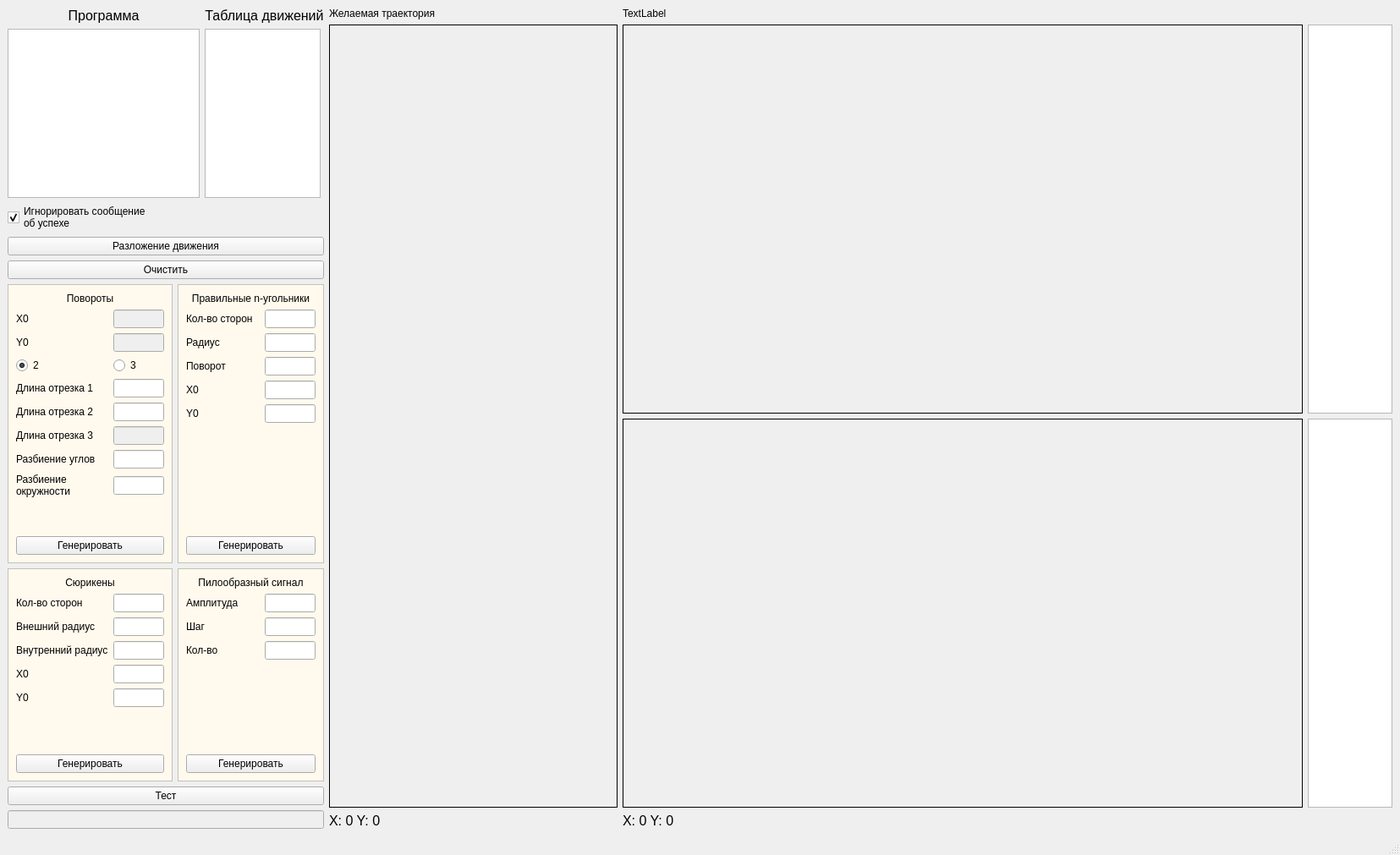
<?xml version="1.0" encoding="UTF-8"?>
<ui version="4.0">
 <class>QMW_MAIN</class>
 <widget class="QMainWindow" name="QMW_MAIN">
  <property name="geometry">
   <rect>
    <x>0</x>
    <y>0</y>
    <width>1655</width>
    <height>1011</height>
   </rect>
  </property>
  <property name="windowTitle">
   <string>QMW_MAIN</string>
  </property>
  <widget class="QWidget" name="centralwidget">
   <layout class="QHBoxLayout" name="horizontalLayout">
    <item>
     <layout class="QGridLayout" name="gridLayout_14">
      <item row="0" column="0">
       <layout class="QGridLayout" name="gridLayout_13">
        <item row="0" column="0">
         <widget class="QLabel" name="label">
          <property name="font">
           <font>
            <pointsize>12</pointsize>
           </font>
          </property>
          <property name="text">
           <string>Программа</string>
          </property>
          <property name="alignment">
           <set>Qt::AlignCenter</set>
          </property>
         </widget>
        </item>
        <item row="0" column="1">
         <widget class="QLabel" name="label_2">
          <property name="font">
           <font>
            <pointsize>12</pointsize>
           </font>
          </property>
          <property name="text">
           <string>Таблица движений</string>
          </property>
          <property name="alignment">
           <set>Qt::AlignCenter</set>
          </property>
         </widget>
        </item>
        <item row="1" column="0">
         <widget class="QTextEdit" name="TE_LINES">
          <property name="sizePolicy">
           <sizepolicy hsizetype="Minimum" vsizetype="Expanding">
            <horstretch>0</horstretch>
            <verstretch>0</verstretch>
           </sizepolicy>
          </property>
          <property name="maximumSize">
           <size>
            <width>227</width>
            <height>16777215</height>
           </size>
          </property>
          <property name="font">
           <font>
            <pointsize>12</pointsize>
           </font>
          </property>
         </widget>
        </item>
        <item row="1" column="1">
         <widget class="QTextBrowser" name="TB_MOVE_TABLE">
          <property name="sizePolicy">
           <sizepolicy hsizetype="Minimum" vsizetype="Expanding">
            <horstretch>0</horstretch>
            <verstretch>0</verstretch>
           </sizepolicy>
          </property>
          <property name="maximumSize">
           <size>
            <width>137</width>
            <height>16777215</height>
           </size>
          </property>
         </widget>
        </item>
       </layout>
      </item>
      <item row="1" column="0">
       <widget class="QCheckBox" name="CB_IGNORE_SUCCESS_QMB">
        <property name="text">
         <string>Игнорировать сообщение
об успехе</string>
        </property>
        <property name="checked">
         <bool>true</bool>
        </property>
       </widget>
      </item>
      <item row="2" column="0">
       <widget class="QPushButton" name="PB_CALC_MOTION">
        <property name="text">
         <string>Разложение движения</string>
        </property>
       </widget>
      </item>
      <item row="3" column="0">
       <widget class="QPushButton" name="PB_CLEAR">
        <property name="text">
         <string>Очистить</string>
        </property>
       </widget>
      </item>
      <item row="4" column="0">
       <layout class="QGridLayout" name="gridLayout_12">
        <item row="0" column="1">
         <widget class="QFrame" name="frame_2">
          <property name="styleSheet">
           <string notr="true">QFrame {
	background-color: rgb(255, 250, 237);
}</string>
          </property>
          <property name="frameShape">
           <enum>QFrame::StyledPanel</enum>
          </property>
          <property name="frameShadow">
           <enum>QFrame::Raised</enum>
          </property>
          <layout class="QGridLayout" name="gridLayout_7">
           <item row="1" column="0">
            <layout class="QGridLayout" name="gridLayout_5">
             <item row="3" column="0">
              <widget class="QLabel" name="L_X0_POLYGON">
               <property name="text">
                <string>X0</string>
               </property>
              </widget>
             </item>
             <item row="4" column="0">
              <widget class="QLabel" name="L_Y0_POLYGON">
               <property name="text">
                <string>Y0</string>
               </property>
              </widget>
             </item>
             <item row="2" column="0">
              <widget class="QLabel" name="L_ANGLE_POLYGON">
               <property name="text">
                <string>Поворот</string>
               </property>
              </widget>
             </item>
             <item row="0" column="0">
              <widget class="QLabel" name="L_SEG_COUNT_POLYGON">
               <property name="text">
                <string>Кол-во сторон</string>
               </property>
              </widget>
             </item>
             <item row="2" column="1">
              <widget class="QLineEdit" name="LE_ANGLE_POLYGON">
               <property name="sizePolicy">
                <sizepolicy hsizetype="Minimum" vsizetype="Fixed">
                 <horstretch>0</horstretch>
                 <verstretch>0</verstretch>
                </sizepolicy>
               </property>
               <property name="maximumSize">
                <size>
                 <width>60</width>
                 <height>16777215</height>
                </size>
               </property>
              </widget>
             </item>
             <item row="1" column="0">
              <widget class="QLabel" name="L_SEG_LENGTH_POLYGON">
               <property name="text">
                <string>Радиус</string>
               </property>
              </widget>
             </item>
             <item row="0" column="1">
              <widget class="QLineEdit" name="LE_SEG_COUNT_POLYGON">
               <property name="sizePolicy">
                <sizepolicy hsizetype="Minimum" vsizetype="Fixed">
                 <horstretch>0</horstretch>
                 <verstretch>0</verstretch>
                </sizepolicy>
               </property>
               <property name="maximumSize">
                <size>
                 <width>60</width>
                 <height>16777215</height>
                </size>
               </property>
              </widget>
             </item>
             <item row="4" column="1">
              <widget class="QLineEdit" name="LE_Y0_POLYGON">
               <property name="enabled">
                <bool>true</bool>
               </property>
               <property name="sizePolicy">
                <sizepolicy hsizetype="Minimum" vsizetype="Fixed">
                 <horstretch>0</horstretch>
                 <verstretch>0</verstretch>
                </sizepolicy>
               </property>
               <property name="maximumSize">
                <size>
                 <width>60</width>
                 <height>16777215</height>
                </size>
               </property>
              </widget>
             </item>
             <item row="3" column="1">
              <widget class="QLineEdit" name="LE_X0_POLYGON">
               <property name="enabled">
                <bool>true</bool>
               </property>
               <property name="sizePolicy">
                <sizepolicy hsizetype="Minimum" vsizetype="Fixed">
                 <horstretch>0</horstretch>
                 <verstretch>0</verstretch>
                </sizepolicy>
               </property>
               <property name="maximumSize">
                <size>
                 <width>60</width>
                 <height>16777215</height>
                </size>
               </property>
              </widget>
             </item>
             <item row="1" column="1">
              <widget class="QLineEdit" name="LE_SEG_LENGTH_POLYGON">
               <property name="sizePolicy">
                <sizepolicy hsizetype="Minimum" vsizetype="Fixed">
                 <horstretch>0</horstretch>
                 <verstretch>0</verstretch>
                </sizepolicy>
               </property>
               <property name="maximumSize">
                <size>
                 <width>60</width>
                 <height>16777215</height>
                </size>
               </property>
              </widget>
             </item>
            </layout>
           </item>
           <item row="3" column="0">
            <widget class="QPushButton" name="PB_GENERATE_POLYGON">
             <property name="text">
              <string>Генерировать</string>
             </property>
            </widget>
           </item>
           <item row="0" column="0">
            <widget class="QLabel" name="L_POLYGON">
             <property name="text">
              <string>Правильные n-угольники</string>
             </property>
             <property name="alignment">
              <set>Qt::AlignCenter</set>
             </property>
            </widget>
           </item>
           <item row="2" column="0">
            <spacer name="verticalSpacer_2">
             <property name="orientation">
              <enum>Qt::Vertical</enum>
             </property>
             <property name="sizeHint" stdset="0">
              <size>
               <width>20</width>
               <height>40</height>
              </size>
             </property>
            </spacer>
           </item>
          </layout>
         </widget>
        </item>
        <item row="0" column="0">
         <widget class="QFrame" name="frame">
          <property name="styleSheet">
           <string notr="true">QFrame {
	background-color: rgb(255, 250, 237);
}</string>
          </property>
          <property name="frameShape">
           <enum>QFrame::StyledPanel</enum>
          </property>
          <property name="frameShadow">
           <enum>QFrame::Raised</enum>
          </property>
          <layout class="QGridLayout" name="gridLayout_6">
           <item row="3" column="0">
            <widget class="QPushButton" name="PB_GENERATE_TURN">
             <property name="text">
              <string>Генерировать</string>
             </property>
            </widget>
           </item>
           <item row="1" column="0">
            <layout class="QGridLayout" name="gridLayout_4">
             <item row="2" column="1">
              <widget class="QRadioButton" name="RB_SEGC_COUNT_3_TURN">
               <property name="text">
                <string>3</string>
               </property>
              </widget>
             </item>
             <item row="0" column="0">
              <widget class="QLabel" name="L_X0_TURN">
               <property name="text">
                <string>X0</string>
               </property>
              </widget>
             </item>
             <item row="1" column="0">
              <widget class="QLabel" name="L_Y0_TURN">
               <property name="text">
                <string>Y0</string>
               </property>
              </widget>
             </item>
             <item row="2" column="0">
              <widget class="QRadioButton" name="RB_SEGC_COUNT_2_TURN">
               <property name="text">
                <string>2</string>
               </property>
               <property name="checked">
                <bool>true</bool>
               </property>
              </widget>
             </item>
             <item row="5" column="0">
              <widget class="QLabel" name="L_SEG3_LENGTH_TURN">
               <property name="text">
                <string>Длина отрезка 3</string>
               </property>
              </widget>
             </item>
             <item row="4" column="1">
              <widget class="QLineEdit" name="LE_SEG2_LENGTH_TURN">
               <property name="sizePolicy">
                <sizepolicy hsizetype="Minimum" vsizetype="Fixed">
                 <horstretch>0</horstretch>
                 <verstretch>0</verstretch>
                </sizepolicy>
               </property>
               <property name="maximumSize">
                <size>
                 <width>60</width>
                 <height>16777215</height>
                </size>
               </property>
              </widget>
             </item>
             <item row="6" column="0">
              <widget class="QLabel" name="L_ANGLE_DIV_TURN">
               <property name="text">
                <string>Разбиение углов</string>
               </property>
              </widget>
             </item>
             <item row="6" column="1">
              <widget class="QLineEdit" name="LE_ANGLE_DIV_TURN">
               <property name="sizePolicy">
                <sizepolicy hsizetype="Minimum" vsizetype="Fixed">
                 <horstretch>0</horstretch>
                 <verstretch>0</verstretch>
                </sizepolicy>
               </property>
               <property name="maximumSize">
                <size>
                 <width>60</width>
                 <height>16777215</height>
                </size>
               </property>
              </widget>
             </item>
             <item row="1" column="1">
              <widget class="QLineEdit" name="LE_Y0_TURN">
               <property name="enabled">
                <bool>false</bool>
               </property>
               <property name="sizePolicy">
                <sizepolicy hsizetype="Minimum" vsizetype="Fixed">
                 <horstretch>0</horstretch>
                 <verstretch>0</verstretch>
                </sizepolicy>
               </property>
               <property name="maximumSize">
                <size>
                 <width>60</width>
                 <height>16777215</height>
                </size>
               </property>
              </widget>
             </item>
             <item row="4" column="0">
              <widget class="QLabel" name="L_SEG2_LENGTH_TURN">
               <property name="text">
                <string>Длина отрезка 2</string>
               </property>
              </widget>
             </item>
             <item row="5" column="1">
              <widget class="QLineEdit" name="LE_SEG3_LENGTH_TURN">
               <property name="enabled">
                <bool>false</bool>
               </property>
               <property name="sizePolicy">
                <sizepolicy hsizetype="Minimum" vsizetype="Fixed">
                 <horstretch>0</horstretch>
                 <verstretch>0</verstretch>
                </sizepolicy>
               </property>
               <property name="maximumSize">
                <size>
                 <width>60</width>
                 <height>16777215</height>
                </size>
               </property>
              </widget>
             </item>
             <item row="3" column="0">
              <widget class="QLabel" name="L_SEG1_LENGTH_TURN">
               <property name="text">
                <string>Длина отрезка 1</string>
               </property>
              </widget>
             </item>
             <item row="0" column="1">
              <widget class="QLineEdit" name="LE_X0_TURN">
               <property name="enabled">
                <bool>false</bool>
               </property>
               <property name="sizePolicy">
                <sizepolicy hsizetype="Minimum" vsizetype="Fixed">
                 <horstretch>0</horstretch>
                 <verstretch>0</verstretch>
                </sizepolicy>
               </property>
               <property name="maximumSize">
                <size>
                 <width>60</width>
                 <height>16777215</height>
                </size>
               </property>
              </widget>
             </item>
             <item row="3" column="1">
              <widget class="QLineEdit" name="LE_SEG1_LENGTH_TURN">
               <property name="sizePolicy">
                <sizepolicy hsizetype="Minimum" vsizetype="Fixed">
                 <horstretch>0</horstretch>
                 <verstretch>0</verstretch>
                </sizepolicy>
               </property>
               <property name="maximumSize">
                <size>
                 <width>60</width>
                 <height>16777215</height>
                </size>
               </property>
              </widget>
             </item>
             <item row="7" column="0">
              <widget class="QLabel" name="L_CIRCLE_DIV_TURN">
               <property name="text">
                <string>Разбиение
окружности</string>
               </property>
              </widget>
             </item>
             <item row="7" column="1">
              <widget class="QLineEdit" name="LE_CIRCLE_DIV_TURN">
               <property name="sizePolicy">
                <sizepolicy hsizetype="Minimum" vsizetype="Fixed">
                 <horstretch>0</horstretch>
                 <verstretch>0</verstretch>
                </sizepolicy>
               </property>
               <property name="maximumSize">
                <size>
                 <width>60</width>
                 <height>16777215</height>
                </size>
               </property>
              </widget>
             </item>
            </layout>
           </item>
           <item row="0" column="0">
            <widget class="QLabel" name="L_TURN">
             <property name="text">
              <string>Повороты</string>
             </property>
             <property name="alignment">
              <set>Qt::AlignCenter</set>
             </property>
            </widget>
           </item>
           <item row="2" column="0">
            <spacer name="verticalSpacer">
             <property name="orientation">
              <enum>Qt::Vertical</enum>
             </property>
             <property name="sizeHint" stdset="0">
              <size>
               <width>20</width>
               <height>40</height>
              </size>
             </property>
            </spacer>
           </item>
          </layout>
         </widget>
        </item>
        <item row="1" column="0">
         <widget class="QFrame" name="frame_3">
          <property name="styleSheet">
           <string notr="true">QFrame {
	background-color: rgb(255, 250, 237);
}</string>
          </property>
          <property name="frameShape">
           <enum>QFrame::StyledPanel</enum>
          </property>
          <property name="frameShadow">
           <enum>QFrame::Raised</enum>
          </property>
          <layout class="QGridLayout" name="gridLayout_9">
           <item row="0" column="0">
            <widget class="QLabel" name="L_POLYGON_2">
             <property name="text">
              <string>Сюрикены</string>
             </property>
             <property name="alignment">
              <set>Qt::AlignCenter</set>
             </property>
            </widget>
           </item>
           <item row="3" column="0">
            <widget class="QPushButton" name="PB_GENERATE_NINJA">
             <property name="text">
              <string>Генерировать</string>
             </property>
            </widget>
           </item>
           <item row="1" column="0">
            <layout class="QGridLayout" name="gridLayout_8">
             <item row="1" column="0">
              <widget class="QLabel" name="L_OUTER_RADIUS_NINJA">
               <property name="text">
                <string>Внешний радиус</string>
               </property>
              </widget>
             </item>
             <item row="0" column="0">
              <widget class="QLabel" name="L_SEG_COUNT_NINJA">
               <property name="text">
                <string>Кол-во сторон</string>
               </property>
              </widget>
             </item>
             <item row="1" column="1">
              <widget class="QLineEdit" name="LE_OUTER_RADIUS_NINJA">
               <property name="sizePolicy">
                <sizepolicy hsizetype="Minimum" vsizetype="Fixed">
                 <horstretch>0</horstretch>
                 <verstretch>0</verstretch>
                </sizepolicy>
               </property>
               <property name="maximumSize">
                <size>
                 <width>60</width>
                 <height>16777215</height>
                </size>
               </property>
              </widget>
             </item>
             <item row="3" column="1">
              <widget class="QLineEdit" name="LE_X0_NINJA">
               <property name="enabled">
                <bool>true</bool>
               </property>
               <property name="sizePolicy">
                <sizepolicy hsizetype="Minimum" vsizetype="Fixed">
                 <horstretch>0</horstretch>
                 <verstretch>0</verstretch>
                </sizepolicy>
               </property>
               <property name="maximumSize">
                <size>
                 <width>60</width>
                 <height>16777215</height>
                </size>
               </property>
              </widget>
             </item>
             <item row="2" column="1">
              <widget class="QLineEdit" name="LE_INNEAR_RADIUS_NINJA">
               <property name="sizePolicy">
                <sizepolicy hsizetype="Minimum" vsizetype="Fixed">
                 <horstretch>0</horstretch>
                 <verstretch>0</verstretch>
                </sizepolicy>
               </property>
               <property name="maximumSize">
                <size>
                 <width>60</width>
                 <height>16777215</height>
                </size>
               </property>
              </widget>
             </item>
             <item row="3" column="0">
              <widget class="QLabel" name="L_X0_NINJA">
               <property name="text">
                <string>X0</string>
               </property>
              </widget>
             </item>
             <item row="0" column="1">
              <widget class="QLineEdit" name="LE_SEG_COUNT_NINJA">
               <property name="sizePolicy">
                <sizepolicy hsizetype="Minimum" vsizetype="Fixed">
                 <horstretch>0</horstretch>
                 <verstretch>0</verstretch>
                </sizepolicy>
               </property>
               <property name="maximumSize">
                <size>
                 <width>60</width>
                 <height>16777215</height>
                </size>
               </property>
              </widget>
             </item>
             <item row="2" column="0">
              <widget class="QLabel" name="L_INNEAR_RADIUS_NINJA">
               <property name="text">
                <string>Внутренний радиус</string>
               </property>
              </widget>
             </item>
             <item row="4" column="0">
              <widget class="QLabel" name="L_Y0_NINJA">
               <property name="text">
                <string>Y0</string>
               </property>
              </widget>
             </item>
             <item row="4" column="1">
              <widget class="QLineEdit" name="LE_Y0_NINJA">
               <property name="enabled">
                <bool>true</bool>
               </property>
               <property name="sizePolicy">
                <sizepolicy hsizetype="Minimum" vsizetype="Fixed">
                 <horstretch>0</horstretch>
                 <verstretch>0</verstretch>
                </sizepolicy>
               </property>
               <property name="maximumSize">
                <size>
                 <width>60</width>
                 <height>16777215</height>
                </size>
               </property>
              </widget>
             </item>
            </layout>
           </item>
           <item row="2" column="0">
            <spacer name="verticalSpacer_3">
             <property name="orientation">
              <enum>Qt::Vertical</enum>
             </property>
             <property name="sizeHint" stdset="0">
              <size>
               <width>20</width>
               <height>50</height>
              </size>
             </property>
            </spacer>
           </item>
          </layout>
         </widget>
        </item>
        <item row="1" column="1">
         <widget class="QFrame" name="frame_4">
          <property name="styleSheet">
           <string notr="true">QFrame {
	background-color: rgb(255, 250, 237);
}</string>
          </property>
          <property name="frameShape">
           <enum>QFrame::StyledPanel</enum>
          </property>
          <property name="frameShadow">
           <enum>QFrame::Raised</enum>
          </property>
          <layout class="QGridLayout" name="gridLayout_11">
           <item row="4" column="0">
            <widget class="QPushButton" name="PB_GENERATE_SAW">
             <property name="text">
              <string>Генерировать</string>
             </property>
            </widget>
           </item>
           <item row="0" column="0">
            <widget class="QLabel" name="L_POLYGON_3">
             <property name="text">
              <string>Пилообразный сигнал</string>
             </property>
             <property name="alignment">
              <set>Qt::AlignCenter</set>
             </property>
            </widget>
           </item>
           <item row="1" column="0">
            <layout class="QGridLayout" name="gridLayout_10">
             <item row="1" column="1">
              <widget class="QLineEdit" name="LE_STEP_SAW">
               <property name="sizePolicy">
                <sizepolicy hsizetype="Minimum" vsizetype="Fixed">
                 <horstretch>0</horstretch>
                 <verstretch>0</verstretch>
                </sizepolicy>
               </property>
               <property name="maximumSize">
                <size>
                 <width>60</width>
                 <height>16777215</height>
                </size>
               </property>
              </widget>
             </item>
             <item row="1" column="0">
              <widget class="QLabel" name="L_STEP_SAW">
               <property name="text">
                <string>Шаг</string>
               </property>
              </widget>
             </item>
             <item row="0" column="1">
              <widget class="QLineEdit" name="LE_A_SAW">
               <property name="sizePolicy">
                <sizepolicy hsizetype="Minimum" vsizetype="Fixed">
                 <horstretch>0</horstretch>
                 <verstretch>0</verstretch>
                </sizepolicy>
               </property>
               <property name="maximumSize">
                <size>
                 <width>60</width>
                 <height>16777215</height>
                </size>
               </property>
              </widget>
             </item>
             <item row="0" column="0">
              <widget class="QLabel" name="L_A_SAW">
               <property name="text">
                <string>Амплитуда</string>
               </property>
              </widget>
             </item>
             <item row="2" column="0">
              <widget class="QLabel" name="L_COUNT_SAW">
               <property name="text">
                <string>Кол-во</string>
               </property>
              </widget>
             </item>
             <item row="2" column="1">
              <widget class="QLineEdit" name="LE_COUNT_SAW">
               <property name="sizePolicy">
                <sizepolicy hsizetype="Minimum" vsizetype="Fixed">
                 <horstretch>0</horstretch>
                 <verstretch>0</verstretch>
                </sizepolicy>
               </property>
               <property name="maximumSize">
                <size>
                 <width>60</width>
                 <height>16777215</height>
                </size>
               </property>
              </widget>
             </item>
            </layout>
           </item>
           <item row="3" column="0">
            <spacer name="verticalSpacer_4">
             <property name="orientation">
              <enum>Qt::Vertical</enum>
             </property>
             <property name="sizeHint" stdset="0">
              <size>
               <width>20</width>
               <height>25</height>
              </size>
             </property>
            </spacer>
           </item>
          </layout>
         </widget>
        </item>
       </layout>
      </item>
      <item row="5" column="0">
       <widget class="QPushButton" name="PB_TEST">
        <property name="text">
         <string>Тест</string>
        </property>
       </widget>
      </item>
      <item row="6" column="0">
       <widget class="QLineEdit" name="LE_TEST_FILENAME">
        <property name="enabled">
         <bool>false</bool>
        </property>
        <property name="sizePolicy">
         <sizepolicy hsizetype="Minimum" vsizetype="Fixed">
          <horstretch>0</horstretch>
          <verstretch>0</verstretch>
         </sizepolicy>
        </property>
       </widget>
      </item>
     </layout>
    </item>
    <item>
     <layout class="QGridLayout" name="gridLayout">
      <item row="0" column="0">
       <widget class="QLabel" name="label_3">
        <property name="text">
         <string>Желаемая траектория</string>
        </property>
       </widget>
      </item>
      <item row="1" column="0">
       <widget class="QCustomPlot" name="CP_TRAJECTORY" native="true">
        <property name="sizePolicy">
         <sizepolicy hsizetype="Minimum" vsizetype="Expanding">
          <horstretch>0</horstretch>
          <verstretch>0</verstretch>
         </sizepolicy>
        </property>
        <property name="minimumSize">
         <size>
          <width>341</width>
          <height>0</height>
         </size>
        </property>
        <property name="styleSheet">
         <string notr="true">border: 1px solid #000;</string>
        </property>
       </widget>
      </item>
      <item row="2" column="0">
       <widget class="QLabel" name="L_TRAJECTORY_COORD">
        <property name="font">
         <font>
          <pointsize>12</pointsize>
         </font>
        </property>
        <property name="text">
         <string>X: 0 Y: 0</string>
        </property>
       </widget>
      </item>
     </layout>
    </item>
    <item>
     <layout class="QGridLayout" name="gridLayout_3">
      <item row="0" column="0">
       <widget class="QLabel" name="label_4">
        <property name="text">
         <string>TextLabel</string>
        </property>
       </widget>
      </item>
      <item row="1" column="0">
       <layout class="QGridLayout" name="gridLayout_2">
        <item row="0" column="0">
         <widget class="QCustomPlot" name="CP_VELOCITY_X" native="true">
          <property name="styleSheet">
           <string notr="true">border: 1px solid #000;</string>
          </property>
         </widget>
        </item>
        <item row="0" column="1">
         <widget class="QTextBrowser" name="TB_LOG_X">
          <property name="sizePolicy">
           <sizepolicy hsizetype="Fixed" vsizetype="Expanding">
            <horstretch>0</horstretch>
            <verstretch>0</verstretch>
           </sizepolicy>
          </property>
          <property name="maximumSize">
           <size>
            <width>100</width>
            <height>16777215</height>
           </size>
          </property>
         </widget>
        </item>
        <item row="1" column="0">
         <widget class="QCustomPlot" name="CP_VELOCITY_Y" native="true">
          <property name="sizePolicy">
           <sizepolicy hsizetype="Expanding" vsizetype="Preferred">
            <horstretch>0</horstretch>
            <verstretch>0</verstretch>
           </sizepolicy>
          </property>
          <property name="styleSheet">
           <string notr="true">border: 1px solid #000;</string>
          </property>
         </widget>
        </item>
        <item row="1" column="1">
         <widget class="QTextBrowser" name="TB_LOG_Y">
          <property name="sizePolicy">
           <sizepolicy hsizetype="Fixed" vsizetype="Expanding">
            <horstretch>0</horstretch>
            <verstretch>0</verstretch>
           </sizepolicy>
          </property>
          <property name="maximumSize">
           <size>
            <width>100</width>
            <height>16777215</height>
           </size>
          </property>
         </widget>
        </item>
       </layout>
      </item>
      <item row="2" column="0">
       <widget class="QLabel" name="L_VELOCITY_COORD">
        <property name="font">
         <font>
          <pointsize>12</pointsize>
         </font>
        </property>
        <property name="text">
         <string>X: 0 Y: 0</string>
        </property>
       </widget>
      </item>
     </layout>
    </item>
   </layout>
  </widget>
  <widget class="QMenuBar" name="menubar">
   <property name="geometry">
    <rect>
     <x>0</x>
     <y>0</y>
     <width>1655</width>
     <height>24</height>
    </rect>
   </property>
  </widget>
  <widget class="QStatusBar" name="statusbar"/>
 </widget>
 <customwidgets>
  <customwidget>
   <class>QCustomPlot</class>
   <extends>QWidget</extends>
   <header>Plots/QCustomPlot/qcustomplot.h</header>
   <container>1</container>
  </customwidget>
 </customwidgets>
 <resources/>
 <connections/>
</ui>
